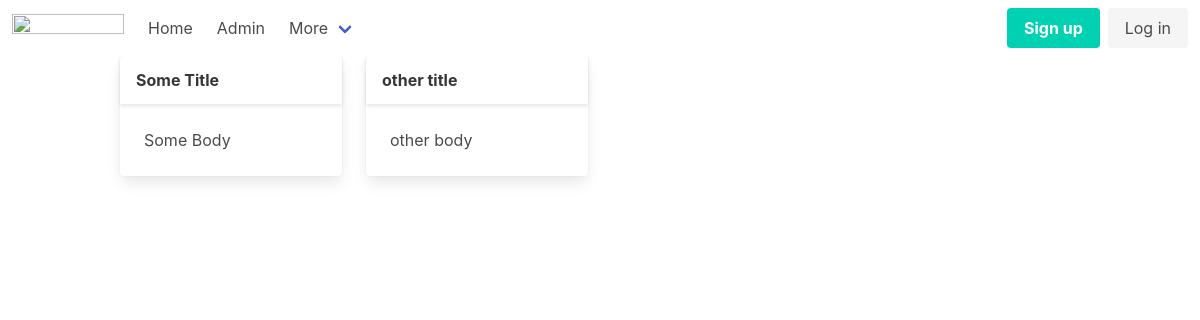
Before: / with the older database file.
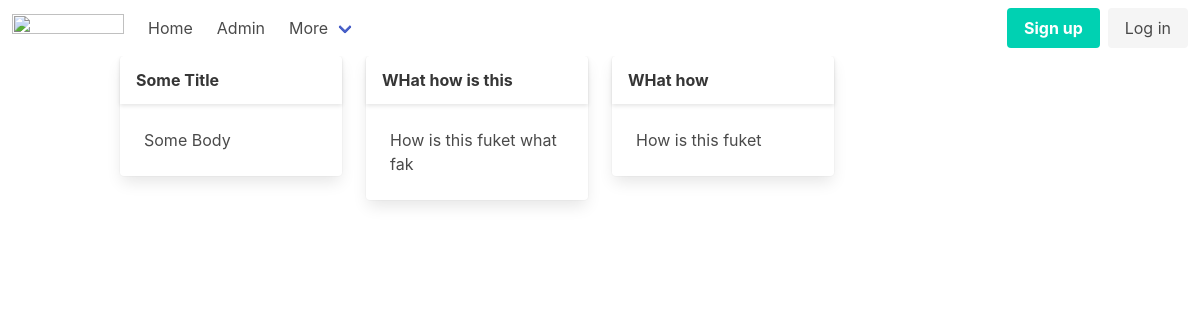
After: the same page with the newer database file.
### tables this page shows
CREATE TABLE "articles"
(
    id    integer
        primary key autoincrement,
    title text,
    body  text
);

### src/Router.php (called while the page is built, shortened)
<?php
class Router {
    public static $routes = [];
    public $path;
    public $method;
    public function __construct($path, $method){
        $this->path = parse_url($path, PHP_URL_PATH);
        $this->method = $method;
    }
    public function match(){
        foreach(self::$routes as $route){
            if(strtolower($route['path']) === strtolower($this->path) && $this->method === $route['method']){
                return $route;
            };
        }
        return false;
    }
    public static function addRoute($method, $path, $action){
        self::$routes[] = [
            'method' => $method,
            'path' => $path,
            'action' => $action
        ];
    }
};

### helpers.php (called while the page is built)
<?php
function view($viewName, $vars = []){
    extract($vars);
    include __DIR__ . "/views/$viewName.php";
}

### src/Controllers/PublicController.php (called while the page is built, shortened)
<?php
class PublicController {
    public function home() {
        $articles = Article::all();
        view('home', compact('articles'));
    }
}

### src/DB.php (called while the page is built, shortened)
<?php
class DB {
    private $conn;
    public function __construct(){
        try {
            $this->conn = new PDO("sqlite:db.sqlite");
            $this->conn->setAttribute(PDO::ATTR_ERRMODE, PDO::ERRMODE_EXCEPTION);
        } catch(PDOException $e) {
            echo "Connection failed: " . $e->getMessage();
        }
    }
    public function all($table, $class){
        $stmt = $this->conn->prepare("SELECT * FROM $table");
        $stmt->execute();
        return $stmt->fetchAll();
    }
}

### src/Models/Model.php (called while the page is built, shortened)
<?php
class Model {
    public static $table;
    public static function all(){
        $db = new DB();
        return $db -> all(static::$table, static::class);
    }
}

### views/home.php (the view)
<?php include 'partials/header.php' ?>
    <div class="container">
        <div class="columns is-multiline">
            <?php foreach ($articles as $article):?>
            <div class="column is-3">
                <div class="card">
                    <header class="card-header">
                        <p class="card-header-title">
                            <?=$article->title ?>
                        </p>
                    </header>
                    <div class="card-content">
                        <div class="content">
                            <?=$article->body ?>
                        </div>
                    </div>
                </div>
            </div>
            <?php endforeach; ?>
        </div>
    </div>
<?php include 'partials/footer.php' ?>

### public/index.php (shortened to what this page needs)
<?php
spl_autoload_register(function ($className){
    $className = substr($className, 3);
});
require __DIR__. '/../helpers.php';
$router = new Router($_SERVER['REQUEST_URI'] , $_SERVER['REQUEST_METHOD']);
$match = $router->match();
if ($match){
    if(is_callable($match['action'])){
        call_user_func($match['action']);
    } else if(is_array($match['action'])){
        $controller = new $class();
        $method = $match['action'][1];
        $controller->$method();
    };
}else{
    echo 404;
}

### views/partials/header.php (shortened to what this page needs)
<!DOCTYPE html>
<html lang="en">
<head>
    <link rel="stylesheet" href="https://cdn.jsdelivr.net/npm/bulma@0.9.4/css/bulma.min.css">
</head>
<body>
<?php include 'nav.php' ?>

### views/partials/nav.php (shortened to what this page needs)
<nav class="navbar" role="navigation" aria-label="main navigation">
  <div class="navbar-brand">
    <a class="navbar-item" href="/">
      <img src="https://bulma.io/images/bulma-logo.png" width="112" height="28">
    </a>
  </div>
  <div id="navbarBasicExample" class="navbar-menu">
    <div class="navbar-start">
      <a class="navbar-item" href="/">
        Home
      </a>
      <a class="navbar-item" href="/admin/articles">
        Admin
      </a>
      <div class="navbar-item has-dropdown is-hoverable">
        <a class="navbar-link">
          More
        </a>
      </div>
    </div>
    <div class="navbar-end">
      <div class="navbar-item">
        <div class="buttons">
          <a class="button is-primary" href="/register">
            <strong>Sign up</strong>
          </a>
          <a class="button is-light" href="/login">
            Log in
          </a>
        </div>
      </div>
    </div>
  </div>
</nav>

### views/partials/footer.php
</body>
</html>

Changed rows visible on the page:
removed articles: title "other title", body "other body"
added articles: title "WHat how is this", body "How is this fuket what fak"
added articles: title "WHat how", body "How is this fuket"
